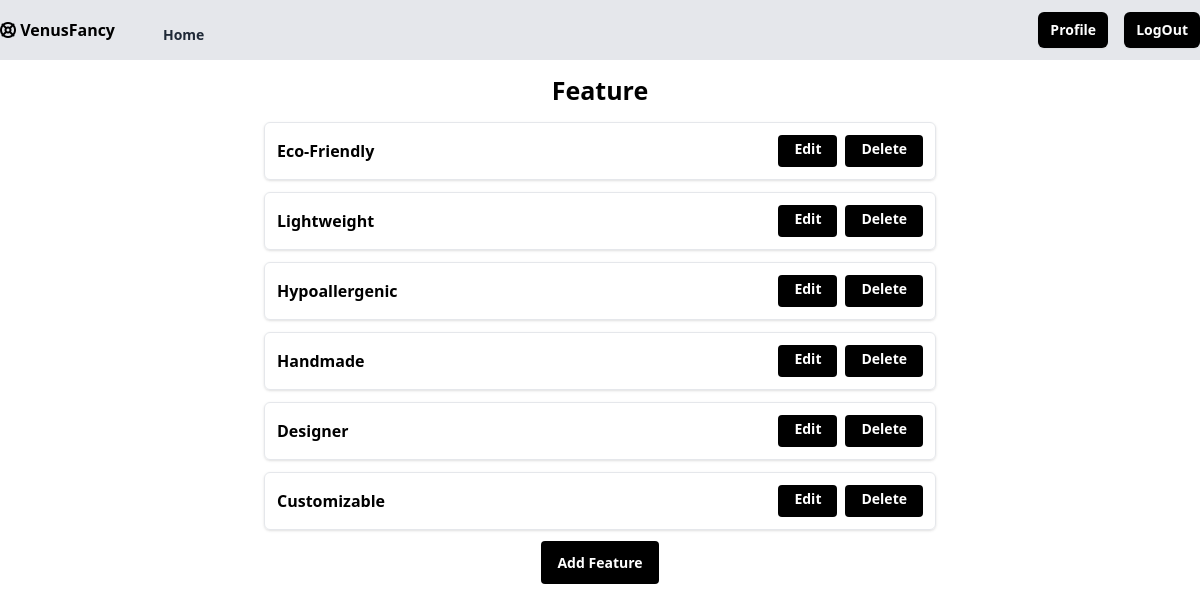
The app's page /feature/all/ (signed in) with its own data.
### myfancy/models.py (models this page shows)
class Feature(models.Model):
    name=models.CharField(max_length=200,unique=True)
    created_date=models.DateTimeField(auto_now_add=True)
    updated_date=models.DateTimeField(auto_now=True)
    is_active=models.BooleanField(default=True)
    def __str__(self):
        return self.name

### myfancy/views.py (the view)
# urls.py: path("feature/all/",views.FeatureListView.as_view(),name="feature-all"),
@method_decorator(signin_required,name="dispatch")
class FeatureListView(ListView):
    model=Feature
    template_name="shop/feature_list.html"
    context_object_name="features"

### myfancy/templates/shop/feature_list.html
{% extends "shop/base.html" %}
{% block main_block %}
{%if features%}
<div class="my-3 mx-auto text-center"><label for=""><h1 class="text-[25px]"><b>Feature</b></h1></label></div>
    {%for f in features%}
    <div class="flex max-w-2xl flex-col items-center rounded-md border md:flex-row mx-auto mt-3 shadow border p-3">
        <div class="flex justify-between items-center w-full">
            <b>{{f}}</b>
            <div class="flex space-x-2">
                <a href="{% url 'feature-edit' f.id %}" class="h-8 rounded bg-black px-4 py-1 text-white text-sm font-semibold hover:bg-gray-800 focus:outline-none">Edit</a>
                <a href="{% url 'feature-delete' f.id %}" class="h-8 rounded bg-black px-4 py-1 text-white text-sm font-semibold hover:bg-gray-800 focus:outline-none">Delete</a>
            </div>
        </div>
    </div>
    {%endfor%}
    {%else%}
        <div class="text-center"><b>No Feature Yet</b></div>
    {%endif%}
    <div class="my-5">
    <center>
    <a href="{% url 'feature-add'%}" class="h-8 rounded bg-black px-4 py-3 text-white text-sm font-semibold hover:bg-gray-800 focus:outline-none">Add Feature</a>
    </center>
    </div>
{%endblock%}

### records on screen
Feature: name "Eco-Friendly"
Feature: name "Lightweight"
Feature: name "Hypoallergenic"
Feature: name "Handmade"
Feature: name "Designer"
Feature: name "Customizable"
